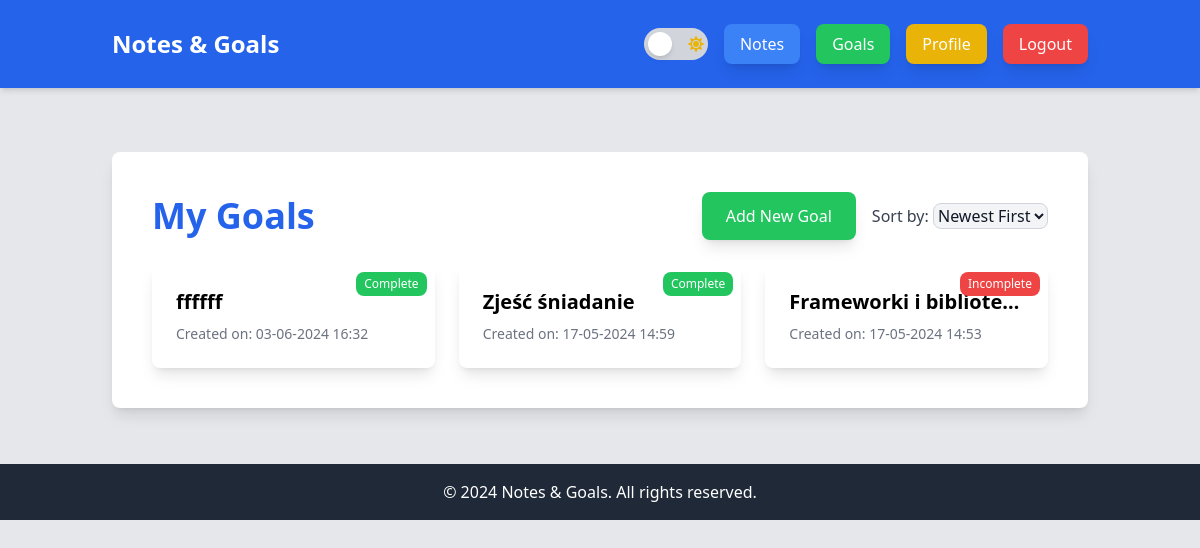
Page /goals/ (signed in) on the earlier database version.
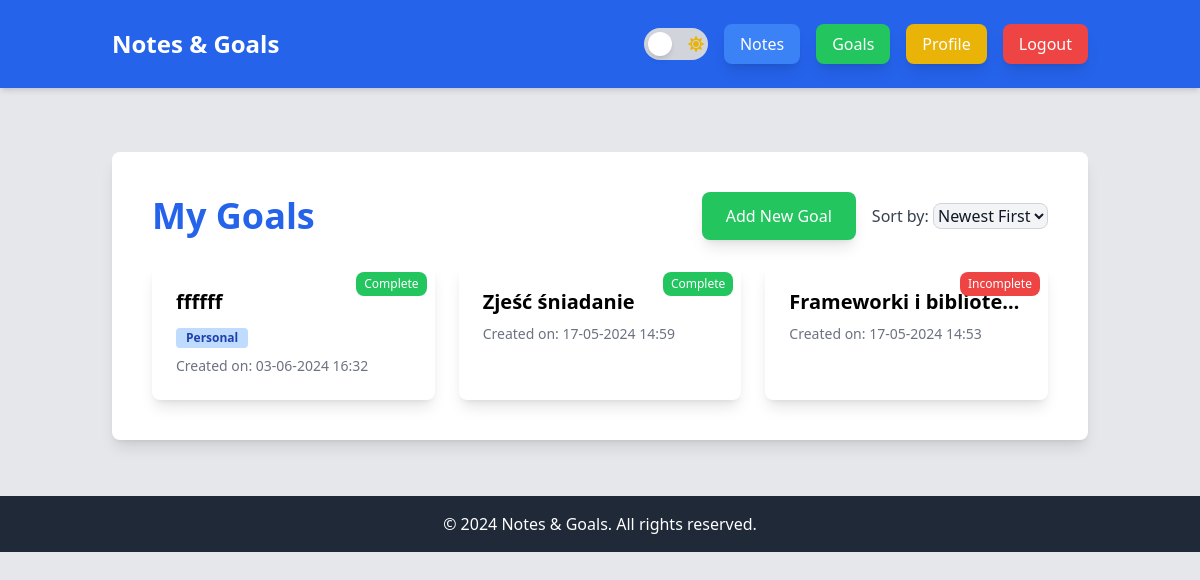
Same page on the later database version.
### notes_app/models.py (models this page shows, shortened)
class Goal(models.Model):
    user = models.ForeignKey(User, on_delete=models.CASCADE)
    title = models.CharField(max_length=100)
    description = models.TextField()
    short_description = models.CharField(max_length=100, blank=True, null=True)
    due_date = models.DateField()
    completed = models.BooleanField(default=False)
    created_at = models.DateTimeField(default=timezone.now)
    tags = models.ManyToManyField(Tag, blank=True)

class Tag(models.Model):
    name = models.CharField(max_length=30, unique=True)

### notes_app/views.py (the view)
# urls.py: path('goals/', views.goal_list, name='goal_list'),
@login_required
def goal_list(request):
    sort_by = request.GET.get("sort", "created_at_desc")
    if sort_by == "created_at_asc":
        goals = Goal.objects.filter(user=request.user).order_by("created_at")
    else:
        goals = Goal.objects.filter(user=request.user).order_by("-created_at")
    return render(request, "notes_app/goal_list.html", {"goals": goals})

### notes_app/templates/notes_app/goal_list.html (shortened to what this page needs)
{% extends "base.html" %}
{% block content %}
<div class="bg-white dark:bg-gray-800 p-10 shadow-lg rounded-lg mt-10">
    <div class="flex justify-between items-center mb-6">
        <h1 class="text-4xl font-bold text-blue-600 dark:text-blue-400">My Goals</h1>
        <div class="flex items-center space-x-4">
            <a href="{% url 'goal_create' %}" class="bg-green-500 text-white px-6 py-3 rounded-lg shadow-lg hover:bg-green-700 inline-block">Add New Goal</a>
            <div>
                <label for="sort" class="text-gray-700 dark:text-gray-300">Sort by:</label>
                <select id="sort" class="bg-gray-100 dark:bg-gray-700 border border-gray-300 dark:border-gray-600 rounded-lg text-gray-900 dark:text-gray-300" onchange="sortGoals()">
                    <option value="created_at_desc" {% if request.GET.sort == "created_at_desc" %}selected{% endif %}>Newest First</option>
                </select>
            </div>
        </div>
    </div>
    <div class="grid grid-cols-1 md:grid-cols-2 lg:grid-cols-3 gap-6 mt-4">
        {% for goal in goals %}
            <a href="{% url 'goal_detail' goal.pk %}" class="card block bg-white dark:bg-gray-700 p-6 rounded-lg shadow-lg relative">
                <div>
                    <h3 class="text-xl font-semibold text-black dark:text-white mb-2 truncate" title="{{ goal.title }}">{{ goal.title }}</h3>
                    <div class="mt-2">
                        {% for tag in goal.tags.all %}
                            <span class="inline-block bg-blue-200 text-blue-800 text-xs font-semibold mr-2 px-2.5 py-0.5 rounded">{{ tag.name }}</span>
                        {% endfor %}
                    </div>
                    <span class="block text-gray-500 dark:text-gray-400 text-sm mt-2">Created on: {{ goal.created_at|date:"d-m-Y H:i" }}</span>
                    <span class="absolute top-2 right-2 text-xs text-white px-2 py-1 rounded-lg {% if goal.completed %}bg-green-500{% else %}bg-red-500{% endif %}">
                        {% if goal.completed %}Complete{% else %}Incomplete{% endif %}
                    </span>
                </div>
            </a>
        {% endfor %}
    </div>
</div>
{% endblock %}

Differences in the rows shown:
added Tag: name "Personal", shown under Goal "ffffff"
